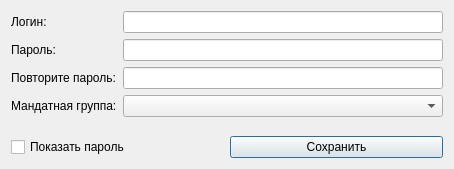
<?xml version="1.0" encoding="UTF-8"?>
<ui version="4.0">
 <class>CreateUser</class>
 <widget class="QDialog" name="CreateUser">
  <property name="windowModality">
   <enum>Qt::WindowModal</enum>
  </property>
  <property name="geometry">
   <rect>
    <x>0</x>
    <y>0</y>
    <width>454</width>
    <height>169</height>
   </rect>
  </property>
  <property name="maximumSize">
   <size>
    <width>454</width>
    <height>169</height>
   </size>
  </property>
  <property name="windowTitle">
   <string>Создание нового пользователя</string>
  </property>
  <layout class="QGridLayout" name="gridLayout">
   <item row="0" column="0" colspan="2">
    <layout class="QFormLayout" name="formLayout">
     <item row="0" column="0">
      <widget class="QLabel" name="Login_Label">
       <property name="text">
        <string>Логин:</string>
       </property>
      </widget>
     </item>
     <item row="1" column="0">
      <widget class="QLabel" name="Password_Label">
       <property name="text">
        <string>Пароль:</string>
       </property>
      </widget>
     </item>
     <item row="2" column="0">
      <widget class="QLabel" name="RepeatPassword_Label">
       <property name="text">
        <string>Повторите пароль:</string>
       </property>
      </widget>
     </item>
     <item row="0" column="1">
      <widget class="QLineEdit" name="Login_Edit"/>
     </item>
     <item row="3" column="0">
      <widget class="QLabel" name="Rights_Label">
       <property name="text">
        <string>Мандатная группа:</string>
       </property>
      </widget>
     </item>
     <item row="3" column="1">
      <widget class="QComboBox" name="Rights_ComboBox"/>
     </item>
     <item row="1" column="1">
      <widget class="QLineEdit" name="Password_Edit">
       <property name="echoMode">
        <enum>QLineEdit::Password</enum>
       </property>
      </widget>
     </item>
     <item row="2" column="1">
      <widget class="QLineEdit" name="RepeatPassword_Edit">
       <property name="echoMode">
        <enum>QLineEdit::Password</enum>
       </property>
      </widget>
     </item>
    </layout>
   </item>
   <item row="1" column="0">
    <widget class="QCheckBox" name="ShowPassword_CheckBox">
     <property name="text">
      <string>Показать пароль</string>
     </property>
    </widget>
   </item>
   <item row="1" column="1">
    <widget class="QPushButton" name="Confirm_Button">
     <property name="text">
      <string>Сохранить</string>
     </property>
    </widget>
   </item>
  </layout>
 </widget>
 <resources/>
 <connections/>
</ui>
